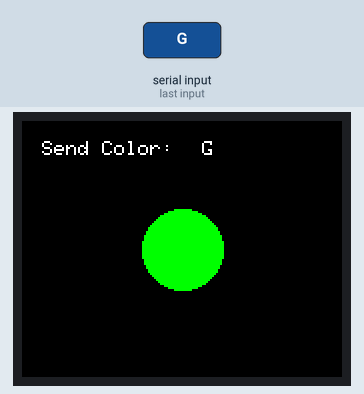
Simulated run of this sketch. Board: Arduino Uno, built with avr-gcc and run on an emulated ATmega328P. On the bench: 160×128 colour display. The inputs (shaded band) are chosen by the test bench.

1.3 s: "G" received over Serial
Above: at 1.8 s.
Timing chart, 0 to 4.3 s (numbered marks = the images above; inputs shaded):
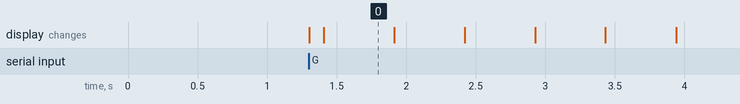

The sketch:

serialCom_01.ino
```cpp
//TFT ejemplo: seleccion de color enviada serialmente

#include <TFT.h>  // Arduino LCD library
#include <SPI.h>

// pin definition for the Uno
#define cs   10
#define ds   9
#define rst  8

// create an instance of the library
TFT tft = TFT(cs, ds, rst);

// Some ready-made 16-bit ('565') color settings:
#define COLOR_BLACK 0x0000
#define COLOR_WHITE 0xFFFF
#define COLOR_RED 0xF800
#define COLOR_GREEN 0x07E0
#define COLOR_BLUE 0x001F
#define COLOR_CYAN 0x07FF
#define COLOR_MAGENTA 0xF81F
#define COLOR_YELLOW 0xFFE0
#define COLOR_ORANGE 0xFC00

char ch='\0'; //received color
int posX=80,posY=64,radio=20; //circle specs

enum state_t {	s0,s1,s2};
state_t state=s0;

void setup() {
	Serial.begin(9600);
	// Put this line at the beginning of every sketch that uses the GLCD:
	tft.begin();
	// clear the screen with a black background
	tft.background(0, 0, 0);
	// draw circle contour
	tft.drawCircle(posX,posY,radio,COLOR_WHITE);
}

void loop() {

	switch(state){
		case s0:
			//print send color
			tft.setCursor(10, 10);
			tft.setTextColor(COLOR_WHITE);
			tft.setTextSize(1);
			tft.println("Send Color: ");
			//repeat while serial reception different from 'G' or 'R'
			do{
				while(Serial.available() == 0){	} //wait for serial data
				ch = Serial.read();
				//check wrong selection
				if(ch != 'G' && ch != 'R') {
					tft.setCursor(85, 10);
					tft.setTextColor(COLOR_RED);
					tft.setTextSize(1);
					tft.println("try again... ");
				}
			}while (ch != 'G' && ch != 'R');
			//goto print selected color
			state=s1;
			break;
		case s1:
			//delete try again
			tft.setCursor(85, 10);
			tft.setTextColor(COLOR_BLACK);
			tft.setTextSize(1);
			tft.println("try again... ");
			//print selected color
			tft.setCursor(90,10);
			tft.setTextSize(1);
			tft.setTextColor(COLOR_WHITE);
			tft.print(ch);
			delay(100);
			//goto blinking
			state=s2;
			break;
		case s2:
			//filled circle with selected color
			if (ch=='G') tft.fillCircle(posX,posY,radio,COLOR_GREEN);
			else if (ch=='R') tft.fillCircle(posX,posY,radio,COLOR_RED);
			delay(500);
			//erase the filled circle
			tft.fillCircle(posX,posY,radio,0x0000);
			//draw circle contour
			tft.drawCircle(posX,posY,radio,COLOR_WHITE);
			delay(500);
	}
}
```

Measured:
- after the input at 1.3 s, the display: first changes at once (image 0 shows a later state)
- what the display in image 0 shows lasts 0.5 s, from 1.4 s to 1.9 s
